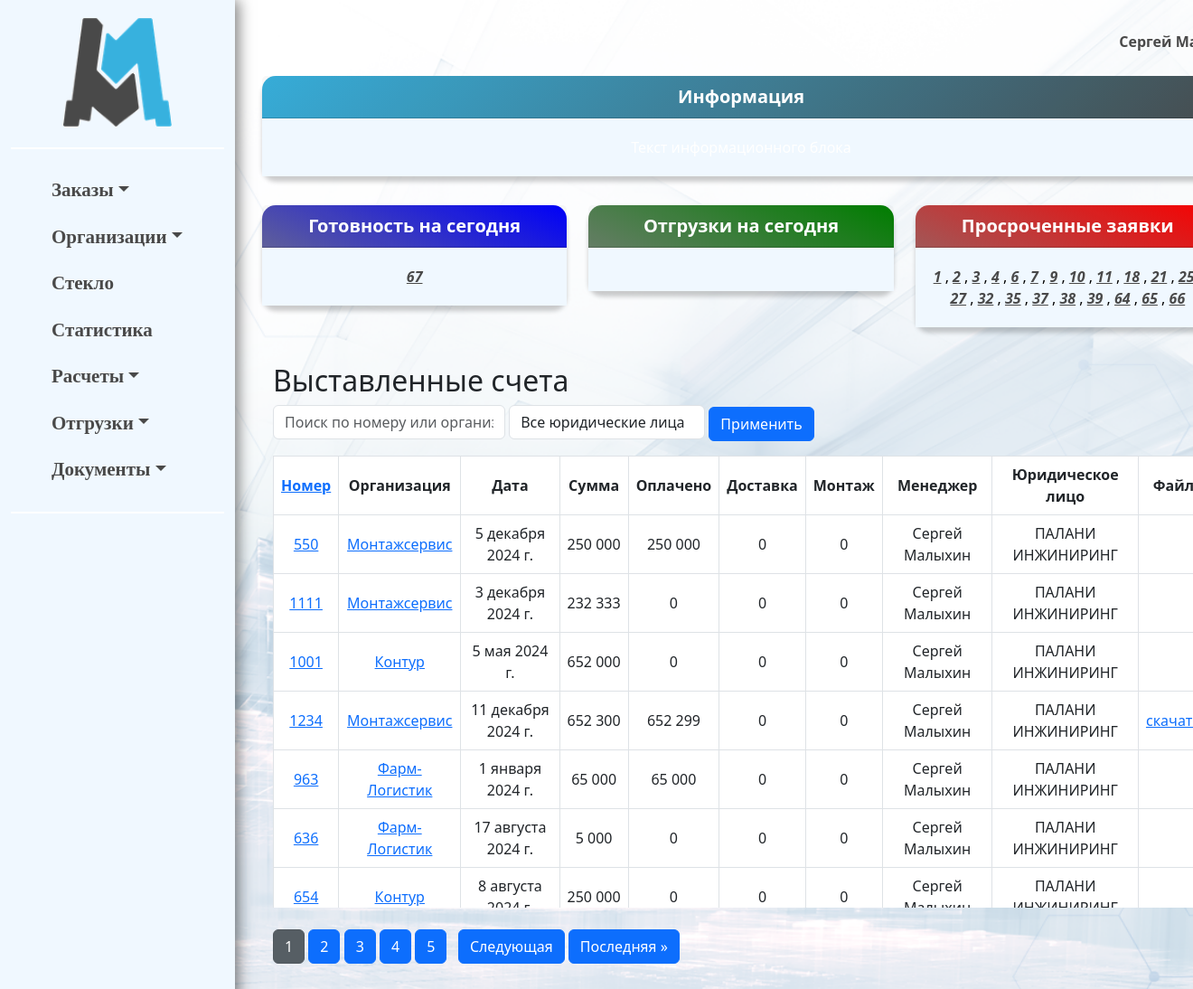
Screenshot of /erp_main/invoices_list/ (signed in) with the database file from the repository.
### erp_main/models.py (models this page shows, shortened)
class Invoice(models.Model):
    number = models.CharField(max_length=5, blank=True, null=True)
    organization = models.ForeignKey(Organization, related_name='organization', on_delete=models.CASCADE)
    date = models.DateField()
    amount = models.IntegerField(default=0)
    payed_amount = models.IntegerField(default=0)
    shipping_amount = models.IntegerField(default=0)
    montage_amount = models.IntegerField(default=0)
    legal_entity = models.ForeignKey(LegalEntity, related_name='legal_entity', on_delete=models.CASCADE)
    invoice_file = models.FileField(upload_to='invoices/', blank=True, null=True)
    year = models.PositiveIntegerField(editable=False)
    is_paid = models.BooleanField(default=False, blank=True, null=True)
    change_date = models.DateField(blank=True, null=True)
    class Meta:
        constraints = [
            models.UniqueConstraint(fields=['number', 'legal_entity', 'year'], name='unique_field_combination')
        ]

class Organization(models.Model):
    FOOTING_CHOICES = (
        ('ustav', 'устава'),
        ('attorney', 'доверенности')
    )
    KIND_CHOICES = (
        ('ooo', 'ООО'),
        ('ao', 'АО'),
        ('zao', 'ЗАО'),
        ('ip', 'ИП'),
    )
    kind = models.CharField(max_length=100, blank=True, null=True, choices=KIND_CHOICES)
    phone_number = models.CharField(max_length=15, blank=True, null=True)
    name_fl = models.CharField(max_length=15, blank=True, null=True)
    user = models.ForeignKey(User, related_name='organizations', on_delete=models.CASCADE)
    ceo_footing = models.CharField(max_length=30, choices=FOOTING_CHOICES)
    name = models.CharField(max_length=100, blank=True, null=True)
    inn = models.CharField(max_length=15, blank=True, null=True)
    ogrn = models.CharField(max_length=15, blank=True, null=True)
    kpp = models.CharField(max_length=15, blank=True, null=True)
    r_s = models.CharField(max_length=25, blank=True, null=True)
    bank = models.CharField(max_length=300, blank=True, null=True)
    bik = models.CharField(max_length=10, blank=True, null=True)
    k_s = models.CharField(max_length=25, blank=True, null=True)
    address = models.CharField(max_length=150, blank=True, null=True)
    email = models.EmailField(blank=True, null=True)
    ceo_title = models.CharField(max_length=30, blank=True, null=True)
    ceo_name = models.CharField(max_length=150, blank=True, null=True)
    contracts = models.FileField(upload_to='contracts/', blank=True, null=True)
    class Meta:
        verbose_name_plural = 'Организации'

class LegalEntity(models.Model):
    name = models.CharField(max_length=255)
    inn = models.CharField(max_length=12, unique=True)
    ogrn = models.CharField(max_length=15, unique=True)
    kpp = models.CharField(max_length=9)
    r_s = models.CharField(max_length=20)
    bank = models.CharField(max_length=255)
    bik = models.CharField(max_length=9)
    k_s = models.CharField(max_length=20)
    address = models.CharField(max_length=255)
    email = models.EmailField()
    ceo_title = models.CharField(max_length=100)
    ceo_name = models.CharField(max_length=255)
    def __str__(self):
        return self.name
    class Meta:
        verbose_name_plural = 'Юридические лица'

### erp_main/views.py (the view)
# urls.py: path('invoices_list/', views.invoices_list, name='invoices_list'),
@login_required(login_url='login')
def invoices_list(request):
    search_query = request.GET.get('search', '')
    selected_legal_entity_id = request.GET.get('legal_entity', None)
    sort_by = request.GET.get('sort', 'id')
    direction = request.GET.get('direction', 'desc')
    if request.user.is_staff:
        invoices = Invoice.objects.all()
    else:
        invoices = Invoice.objects.filter(user=request.user)
    if search_query:
        invoices = invoices.filter(number__icontains=search_query) | invoices.filter(organization__name__icontains=search_query)
    if selected_legal_entity_id:
        try:
            selected_legal_entity_id = int(selected_legal_entity_id)  # Приводим к числу
            invoices = invoices.filter(legal_entity_id=selected_legal_entity_id)
        except ValueError:
            pass  # Игнорируем, если не удалось привести к числу
    if sort_by == 'number':
        invoices = invoices.order_by(f"{'-' if direction == 'desc' else ''}id")
    else:
        invoices = invoices.order_by('-id')  # Сортировка по умолчанию
    paginator = Paginator(invoices, 10)
    page_number = request.GET.get('page')
    invoices_page = paginator.get_page(page_number)
    legal_entities = LegalEntity.objects.all()
    return render(request, 'invoices_list.html', {
        'invoices': invoices_page,
        'legal_entities': legal_entities,
        'selected_legal_entity_id': selected_legal_entity_id,
        'request': request,
    })

### erp_main/context_processors.py (called while the page is built)
def base_context(request):
    orders = Order.objects.all()
    date = datetime.date.today()
    today, overdue = {}, {}
    for order in orders:
        if order.due_date == date:
            order_url = reverse('order_detail', args=[order.pk])
            today[order.pk] = order_url
        if order.due_date is not None and order.due_date < date and order.status in ['в очереди', 'запущен']:
            order_url = reverse('order_detail', args=[order.pk])
            overdue[order.pk] = order_url
    return {'today': today, 'overdue': overdue}

### erp_main/models.py (called while the page is built)
    def get_items_filtered(self):
        return self.items.exclude(p_status__in=['changed',])

### erp_main/templates/invoices_list.html (shortened to what this page needs)
{% extends 'base.html' %}
{% load humanize %}
{% block content %}
<div class="container mt-4">
    <h2>Выставленные счета</h2>
    <form method="GET" action="{% url 'invoices_list' %}" class="form-inline mb-3">
        <label>
            <input type="text" name="search" class="form-control mr-2" placeholder="Поиск по номеру или организации" value="{{ request.GET.search }}">
        </label>
        <label>
            <select name="legal_entity" class="form-control mr-2">
                <option value="">Все юридические лица</option>
            </select>
        </label>
        <button type="submit" class="btn btn-primary">Применить</button>
    </form>
    <div style="overflow-y: auto; max-height: 500px;">
        <table class="table table-bordered">
            <thead style="position: sticky; top: 0; background-color: #fff; z-index: 10;">
                <tr>
                    <th style="padding: 8px; text-align: center; vertical-align: middle;">
                        <a href="?{% if request.GET.search %}search={{ request.GET.search }}&{% endif %}legal_entity={{ selected_legal_entity_id }}&sort=number{% if request.GET.sort == 'number' and request.GET.direction == 'asc' %}&direction=desc{% else %}&direction=asc{% endif %}">
                        Номер
                        </a>
                    </th>
                    <th style="padding: 8px; text-align: center; vertical-align: middle;">Организация</th>
                    <th style="padding: 8px; text-align: center; vertical-align: middle;">Дата</th>
                    <th style="padding: 8px; text-align: center; vertical-align: middle;">Сумма</th>
                    <th style="padding: 8px; text-align: center; vertical-align: middle;">Оплачено</th>
                    <th style="padding: 8px; text-align: center; vertical-align: middle;">Доставка</th>
                    <th style="padding: 8px; text-align: center; vertical-align: middle;">Монтаж</th>
                    <th style="padding: 8px; text-align: center; vertical-align: middle;">Менеджер</th>
                    <th style="padding: 8px; text-align: center; vertical-align: middle;">Юридическое лицо</th>
                    <th style="padding: 8px; text-align: center; vertical-align: middle;">Файл</th>
                </tr>
            </thead>
            <tbody>
                {% for invoice in invoices %}
                <tr>
                    <td style="padding: 8px; text-align: center; vertical-align: middle;">
                        <a href="{% url 'invoice_detail' invoice.id %}">{{ invoice.number }}</a>
                    </td>
                    <td style="padding: 8px; text-align: center; vertical-align: middle;">
                        <a href="{% url 'organization_detail' invoice.organization.id %}">{{ invoice.organization.name }}</a>
                    </td>
                    <td style="padding: 8px; text-align: center; vertical-align: middle;">{{ invoice.date }}</td>
                    <td style="padding: 8px; text-align: center; vertical-align: middle;">{{ invoice.amount|intcomma }}</td>
                    <td style="padding: 8px; text-align: center; vertical-align: middle;">{{ invoice.payed_amount|intcomma }}</td>
                    <td style="padding: 8px; text-align: center; vertical-align: middle;">{{ invoice.shipping_amount|intcomma }}</td>
                    <td style="padding: 8px; text-align: center; vertical-align: middle;">{{ invoice.montage_amount|intcomma }}</td>
                    <td style="padding: 8px; text-align: center; vertical-align: middle;">{{ invoice.organization.user.get_full_name }}</td>
                    <td style="padding: 8px; text-align: center; vertical-align: middle;">{{ invoice.legal_entity }}</td>
                    {% if invoice.invoice_file %}
                        <td style="padding: 8px; text-align: center; vertical-align: middle;"><a href="{{ invoice.invoice_file.url }}" target="_blank">скачать</a></td>
                    {% else %}
                        <td style="padding: 8px; text-align: center; vertical-align: middle;"></td>
                    {% endif %}
                </tr>
                {% empty %}
                <tr>
                    <td colspan="10" class="text-center">Нет данных для отображения</td>
                </tr>
                {% endfor %}
            </tbody>
        </table>
    </div>
    <div class="pagination text-center mt-4">
    {% for i in invoices.paginator.page_range %}
        {% if invoices.number == i %}
            <a href="?page={{ i }}" class="btn btn-secondary active">{{ i }}</a>
        {% else %}
            <a href="?page={{ i }}" class="btn btn-primary">{{ i }}</a>
        {% endif %}
    {% endfor %}
    {% if invoices.has_next %}
        <a href="?page={{ invoices.next_page_number }}" class="btn btn-primary">Следующая</a>
        <a href="?page={{ invoices.paginator.num_pages }}" class="btn btn-primary">Последняя &raquo;</a>
    {% endif %}
</div>
</div>
{% endblock %}

### templates/base.html (shortened to what this page needs)
{% load static %}
<!DOCTYPE html>
<html lang="ru">
<head>
    <link href="https://cdn.jsdelivr.net/npm/bootstrap@5.3.0-alpha1/dist/css/bootstrap.min.css" rel="stylesheet">
</head>
<body>
<div class="container-fluid">
    <div class="row">
        <nav class="sidebar" id="sidebar">
            <div style="text-align: center;">
                <a href="{% url 'index' %}">
                    <img src="{% static 'erp_main/images/logo.png' %}" style="width: 120px; height: auto;" alt="Главная" id="logo">
                </a>
            </div>
            <div class="gradient-line"></div>
            <div class="sidebar-sticky">
                <ul class="nav flex-column text-left">
                    <li class="nav-item dropdown">
                        <a class="nav-link dropdown-toggle" href="#" role="button" data-bs-toggle="dropdown" aria-expanded="false">Заказы</a>
                    </li>
                    <li class="nav-item dropdown">
                        <a class="nav-link dropdown-toggle" href="#" role="button" data-bs-toggle="dropdown" aria-expanded="false">Организации</a>
                    </li>
                    <li class="nav-item">
                        <a class="nav-link" href="#">Стекло</a>
                    </li>
                    <li class="nav-item">
                        <a class="nav-link" href="#">Статистика</a>
                    </li>
                    <li class="nav-item dropdown">
                        <a class="nav-link dropdown-toggle" href="#" role="button" data-bs-toggle="dropdown" aria-expanded="false">Расчеты</a>
                    </li>
                    <li class="nav-item dropdown">
                        <a class="nav-link dropdown-toggle" href="#" role="button" data-bs-toggle="dropdown" aria-expanded="false">Отгрузки</a>
                    </li>
                    <li class="nav-item dropdown">
                        <a class="nav-link dropdown-toggle" href="#" role="button" data-bs-toggle="dropdown" aria-expanded="false">Документы</a>
                    </li>
                </ul>
            </div>
            <div class="gradient-line"></div>
        </nav>
        <main role="main" class="col-md-10 main-content">
            <div class="row my-1">
                <div class="col-md-12">
                    <div class="row mb-0">
                        <div class="col-md-10 text-center">
                        </div>
                        <div class="col-md-2 text-center" style="background: none;">
                            <div class="alert alert-info" role="alert">
                                {% if user.is_authenticated %}
                                    <li class="nav-item dropdown">
                                        <a class="nav-link dropdown-toggle" href="#" role="button" data-bs-toggle="dropdown" aria-expanded="false">{{ user.first_name }} {{ user.last_name }}</a>
                                    </li>
                                {% endif %}
                            </div>
                        </div>
                    </div>
                    <div class="card mb-3 text-white" id="first-block">
                        <div class="card-header">Информация</div>
                        <div class="card-body">
                            <p class="card-text">Текст информационного блока</p>
                        </div>
                    </div>
                </div>
            </div>
                    <div class="row my-3">
                       <div class="col-md-4">
                    <div class="card text-white bg-primary mb-3" id="readiness">
                        <div class="card-header">Готовность на сегодня</div>
                        <div class="card-body">
                            <p class="card-text">
                                {% for num, link in today.items %}
                                    <a href="{{ link }}" style="color: #494949;"><i><strong>{{ num }}</strong></i></a><br>
                                {% endfor %}
                            </p>
                        </div>
                    </div>
                </div>
                        <div class="col-md-4">
                    <div class="card text-white bg-success mb-3" id="shipment">
                        <div class="card-header">Отгрузки на сегодня</div>
                        <div class="card-body">
                        </div>
                    </div>
                </div>
                <div class="col-md-4">
                    <div class="card text-white bg-danger mb-3" id="delay">
                        <div class="card-header">Просроченные заявки</div>
                        <div class="card-body text-black">
                            <p class="card-text">
                                {% for num, link in overdue.items %}
                                    <a href="{{ link }}" style="color: #494949;"><i><strong>{{ num }}</strong></i></a>
                                    {% if forloop.last != True%},{% endif %}
                                {% endfor %}
                            </p>
                        </div>
                    </div>
                </div>
            </div>
        {% block content %}
        {% endblock %}
        </main>
    </div>
</div>
</body>
</html>

### rows the page displays
Invoice: number "550", organization.name "Монтажсервис", date "5 декабря 2024 г.", amount "250 000", payed_amount "250 000", shipping_amount "0", montage_amount "0", organization.user.get_full_name "Сергей Малыхин", legal_entity "ПАЛАНИ ИНЖИНИРИНГ"
Invoice: number "1111", organization.name "Монтажсервис", date "3 декабря 2024 г.", amount "232 333", payed_amount "0", shipping_amount "0", montage_amount "0", organization.user.get_full_name "Сергей Малыхин", legal_entity "ПАЛАНИ ИНЖИНИРИНГ"
Invoice: number "1001", organization.name "Контур", date "5 мая 2024 г.", amount "652 000", payed_amount "0", shipping_amount "0", montage_amount "0", organization.user.get_full_name "Сергей Малыхин", legal_entity "ПАЛАНИ ИНЖИНИРИНГ"
Invoice: number "1234", organization.name "Монтажсервис", date "11 декабря 2024 г.", amount "652 300", payed_amount "652 299", shipping_amount "0", montage_amount "0", organization.user.get_full_name "Сергей Малыхин", legal_entity "ПАЛАНИ ИНЖИНИРИНГ"
Invoice: number "963", organization.name "Фарм-Логистик", date "1 января 2024 г.", amount "65 000", payed_amount "65 000", shipping_amount "0", montage_amount "0", organization.user.get_full_name "Сергей Малыхин", legal_entity "ПАЛАНИ ИНЖИНИРИНГ"
Invoice: number "636", organization.name "Фарм-Логистик", date "17 августа 2024 г.", amount "5 000", payed_amount "0", shipping_amount "0", montage_amount "0", organization.user.get_full_name "Сергей Малыхин", legal_entity "ПАЛАНИ ИНЖИНИРИНГ"
Invoice: number "654", organization.name "Контур", date "8 августа…", amount "250 000", payed_amount "0", shipping_amount "0", montage_amount "0", organization.user.get_full_name "Сергей…", legal_entity "ПАЛАНИ…"

### other values shown
{{ user.first_name }} "Сергей"
{{ num }} "67"
{{ num }} "1" "2" "3" "4" "6" "7" "9" "10" "11" "18" "21" "27" "32" "35" "37" "38" "39" "64" "65" "66"
{{ i }} "1"
{{ i }} "2" "3" "4" "5"
